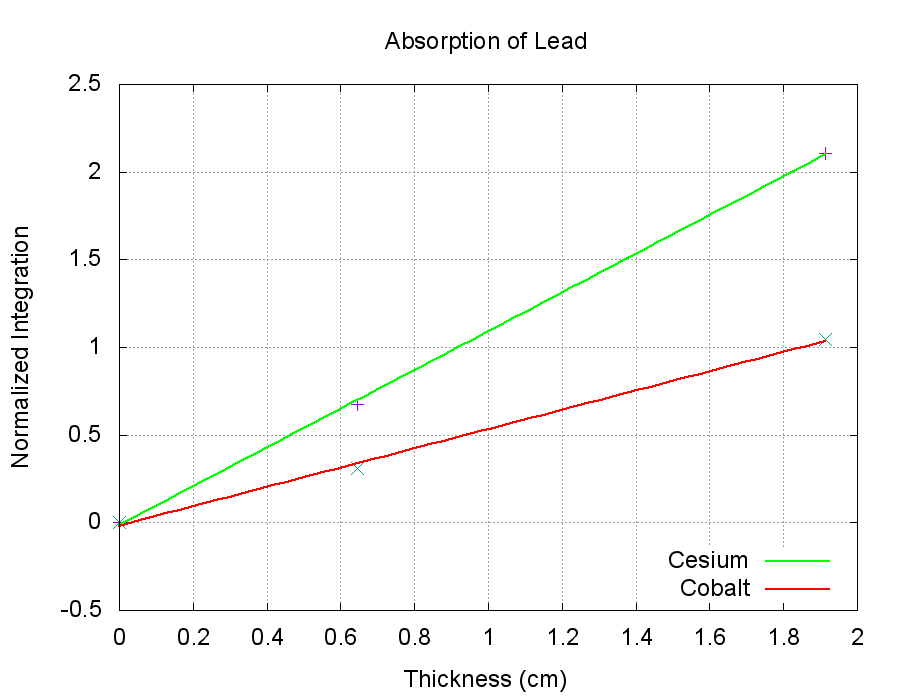

Here is the gnuplot script that generated this plot:
# Gnuplot script file for plotting data
# 

set terminal png nocrop enhanced size 900,700 font 'arial,18'

set out 'muPb.png'

set multiplot
set size 1,1
#set tics font ", 30"
set origin 0,0 #origin of plot
set title "Absorption of Lead"
set ylabel "Normalized Integration"
set xlabel "Thickness (cm)"
#set xr [.4:1.4]
#set yr [0:.6]
#set yr [-500000:8000000]
set autoscale y
set autoscale x
#set logscale x
#set logscale y
set key bottom right
set bar small
set grid
f(x) = m*x+b
fit f(x) "mu.dat" using 4:5 via m,b

g(x) = m1*x+b1
fit g(x) "mu.dat" using 4:6 via m1,b1

plot 'mu.dat' u 4:5 w points ps 2 t '',\
	'mu.dat' using 4:6 w points ps 2 title '',\
	f(x) lw 2 lc rgb "green" t 'Cesium',\
	g(x) lw 2 lc rgb "red" t 'Cobalt'
#=============mini plot=============      
set grid
unset multiplot
